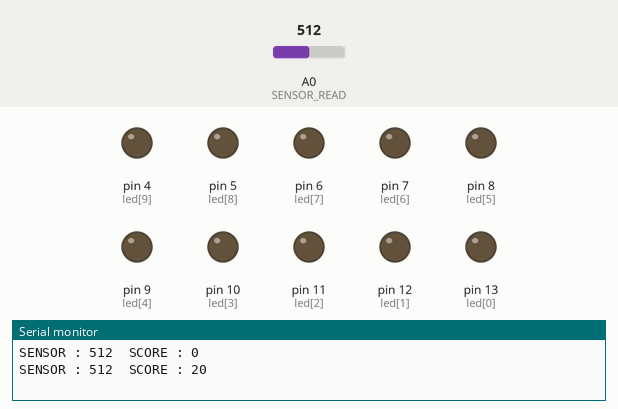
Bench run of a sketch on a simulated Arduino Uno, built with avr-gcc and run on an emulated ATmega328P. On the bench: output pins drawn as LEDs (lit = HIGH), the last lines printed to the serial monitor. The test bench sets the inputs (shaded band); at power-on: A0 (SENSOR_READ) = 512.

Above: at 0.15 s.
At 1.2 s:
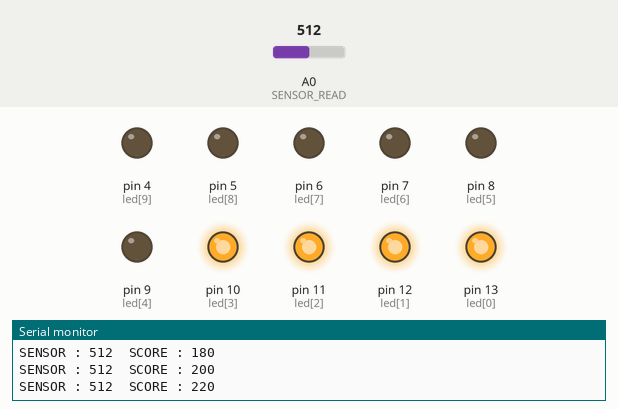
1.3 s: A0 (SENSOR_READ) set to 66
At 4.0 s:
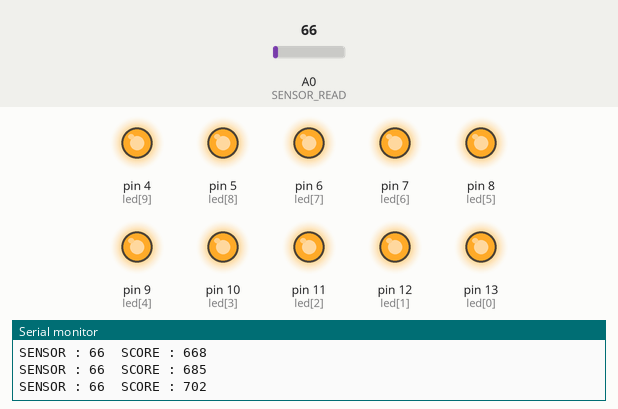
4.3 s: A0 (SENSOR_READ) set to 55
Timing chart, 0 to 7.3 s (numbered marks = the images above; inputs shaded):
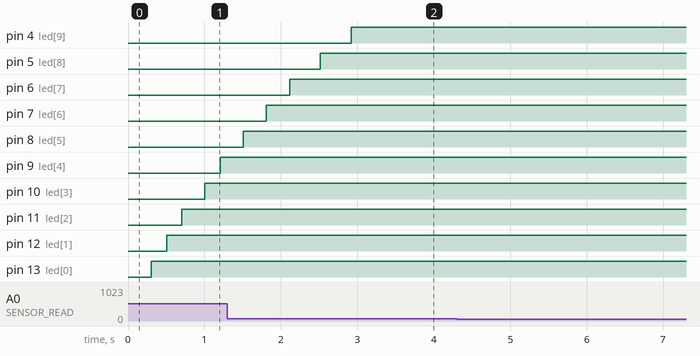

The sketch:

breathSlider.ino
```cpp
int led[10] = { 13,12,11,10,9,8,7,6,5,4 };  // LED 변수입니다요
int inputed = 0;  // 입력된 센서 값
int score = 0;    // 점수 변수

#define FIRST_MIN_VALUE 60    // 1점 올라가는 최소점수
#define FIRST_MAX_VALUE 200    // 1점 올라가는 최대점수

#define SECOND_MIN_VALUE 201   // 2점 올라가는 최소점수
#define SECOND_MAX_VALUE 1023    // 2점 올라가는 최대점수

#define SENSOR_READ A0       // 아날로그 센서 받는 핀

void THINGS_ON(int LED1, int LED2);
void THINGS_OFF(int LED1, int LED2);

void setup()
{
  Serial.begin(9600);
  for (int i = 0; i < 10; ++i)
  {

    pinMode(led[i], OUTPUT);
  }
}

void loop()
{
  inputed = analogRead(SENSOR_READ);
  Serial.print("SENSOR : ");
  Serial.print(inputed);
  Serial.print("  SCORE : ");
  Serial.println(score);


  if (inputed >= FIRST_MIN_VALUE &&
    inputed < FIRST_MAX_VALUE)
  {
    score+= 17;
  }
  else if (inputed > SECOND_MIN_VALUE &&
      inputed <= SECOND_MAX_VALUE)
  {
    score += 20;
  }
  else
  {
    score++;
    delay(50);
  }

  //=================================================

  if (score >= 0 &&
    score <= 60)
  {
    digitalWrite(led[0], LOW);
    digitalWrite(led[1], LOW);
    digitalWrite(led[2], LOW);
    digitalWrite(led[3], LOW);
    digitalWrite(led[4], LOW);
    digitalWrite(led[5], LOW);
    digitalWrite(led[6], LOW);
    digitalWrite(led[7], LOW);
    digitalWrite(led[8], LOW);
    digitalWrite(led[9], LOW);
  }
  else if (score >= 51 &&
    score <= 100)
  {
    digitalWrite(led[0], HIGH);
    digitalWrite(led[1], LOW);
    digitalWrite(led[2], LOW);
    digitalWrite(led[3], LOW);
    digitalWrite(led[4], LOW);
    digitalWrite(led[5], LOW);
    digitalWrite(led[6], LOW);
    digitalWrite(led[7], LOW);
    digitalWrite(led[8], LOW);
    digitalWrite(led[9], LOW);
  }
  else if (score >= 101 &&
    score <= 150)
  {
    digitalWrite(led[0], HIGH);
    digitalWrite(led[1], HIGH);
    digitalWrite(led[2], LOW);
    digitalWrite(led[3], LOW);
    digitalWrite(led[4], LOW);
    digitalWrite(led[5], LOW);
    digitalWrite(led[6], LOW);
    digitalWrite(led[7], LOW);
    digitalWrite(led[8], LOW);
    digitalWrite(led[9], LOW);
  }
  else if (score >= 151 &&
    score <= 200)
  {
    digitalWrite(led[0], HIGH);
    digitalWrite(led[1], HIGH);
    digitalWrite(led[2], HIGH);
    digitalWrite(led[3], LOW);
    digitalWrite(led[4], LOW);
    digitalWrite(led[5], LOW);
    digitalWrite(led[6], LOW);
    digitalWrite(led[7], LOW);
    digitalWrite(led[8], LOW);
    digitalWrite(led[9], LOW);
  }
  else if (score >= 201 &&
    score <= 250)
  {
    digitalWrite(led[0], HIGH);
    digitalWrite(led[1], HIGH);
    digitalWrite(led[2], HIGH);
    digitalWrite(led[3], HIGH);
    digitalWrite(led[4], LOW);
    digitalWrite(led[5], LOW);
    digitalWrite(led[6], LOW);
    digitalWrite(led[7], LOW);
    digitalWrite(led[8], LOW);
    digitalWrite(led[9], LOW);
  }
  else if (score >= 251 &&
    score <= 300)
  {
    digitalWrite(led[0], HIGH);
    digitalWrite(led[1], HIGH);
    digitalWrite(led[2], HIGH);
    digitalWrite(led[3], HIGH);
    digitalWrite(led[4], HIGH);
    digitalWrite(led[5], LOW);
    digitalWrite(led[6], LOW);
    digitalWrite(led[7], LOW);
    digitalWrite(led[8], LOW);
    digitalWrite(led[9], LOW);
  }
    else if (score >= 301 &&
    score <= 350)
  {
    digitalWrite(led[0], HIGH);
    digitalWrite(led[1], HIGH);
    digitalWrite(led[2], HIGH);
    digitalWrite(led[3], HIGH);
    digitalWrite(led[4], HIGH);
    digitalWrite(led[5], HIGH);
    digitalWrite(led[6], LOW);
    digitalWrite(led[7], LOW);
    digitalWrite(led[8], LOW);
    digitalWrite(led[9], LOW);
  }
    else if (score >= 351 &&
    score <= 400)
  {
    digitalWrite(led[0], HIGH);
    digitalWrite(led[1], HIGH);
    digitalWrite(led[2], HIGH);
    digitalWrite(led[3], HIGH);
    digitalWrite(led[4], HIGH);
    digitalWrite(led[5], HIGH);
    digitalWrite(led[6], HIGH);
    digitalWrite(led[7], LOW);
    digitalWrite(led[8], LOW);
    digitalWrite(led[9], LOW);
  }
    else if (score >= 401 &&
    score <= 470)
  {
    digitalWrite(led[0], HIGH);
    digitalWrite(led[1], HIGH);
    digitalWrite(led[2], HIGH);
    digitalWrite(led[3], HIGH);
    digitalWrite(led[4], HIGH);
    digitalWrite(led[5], HIGH);
    digitalWrite(led[6], HIGH);
    digitalWrite(led[7], HIGH);
    digitalWrite(led[8], LOW);
    digitalWrite(led[9], LOW);
  }
      else if (score >= 471 &&
    score <= 540)
  {
    digitalWrite(led[0], HIGH);
    digitalWrite(led[1], HIGH);
    digitalWrite(led[2], HIGH);
    digitalWrite(led[3], HIGH);
    digitalWrite(led[4], HIGH);
    digitalWrite(led[5], HIGH);
    digitalWrite(led[6], HIGH);
    digitalWrite(led[7], HIGH);
    digitalWrite(led[8], HIGH);
    digitalWrite(led[9], LOW);
  }
      else if (score >= 541 &&
    score <= 570)
  {
    digitalWrite(led[0], HIGH);
    digitalWrite(led[1], HIGH);
    digitalWrite(led[2], HIGH);
    digitalWrite(led[3], HIGH);
    digitalWrite(led[4], HIGH);
    digitalWrite(led[5], HIGH);
    digitalWrite(led[6], HIGH);
    digitalWrite(led[7], HIGH);
    digitalWrite(led[8], HIGH);
    digitalWrite(led[9], HIGH);
  }
   else if (score >= 571 &&
    score <= 1000000)
  {
    digitalWrite(led[0], HIGH);
    digitalWrite(led[1], HIGH);
    digitalWrite(led[2], HIGH);
    digitalWrite(led[3], HIGH);
    digitalWrite(led[4], HIGH);
    digitalWrite(led[5], HIGH);
    digitalWrite(led[6], HIGH);
    digitalWrite(led[7], HIGH);
    digitalWrite(led[8], HIGH);
    digitalWrite(led[9], HIGH);
  }

  if(score <= 0)
  {
    score = 0;
  }
  delay(100);
}


void THINGS_ON(int LED1, int LED2)
{
  digitalWrite(LED1, HIGH);
  digitalWrite(LED2, HIGH);
}

void THINGS_OFF(int LED1, int LED2)
{
  digitalWrite(LED1, LOW);
  digitalWrite(LED2, LOW);
}
```
